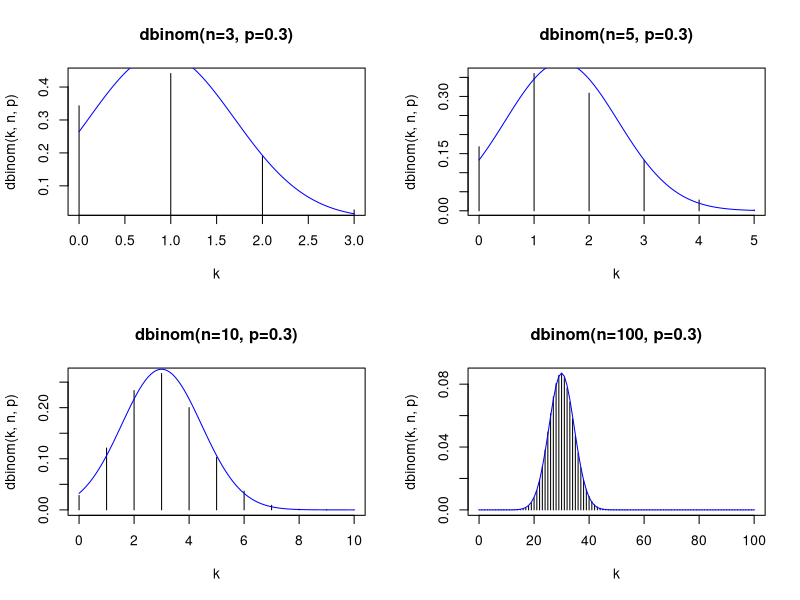

Reproduce this figure in R.
#!/usr/bin/env Rscript
op=par(mfrow=c(2,2))
n=3; p=0.3; k=seq(0,n)
plot(k, dbinom(k,n,p), type='h', main='dbinom(n=3, p=0.3)', xlab='k')
curve(dnorm(x,n*p,sqrt(n*p*(1-p))), add=T, col='blue')

n=5; p=0.3; k=seq(0,n)
plot(k, dbinom(k,n,p), type='h', main='dbinom(n=5, p=0.3)', xlab='k')
curve(dnorm(x,n*p,sqrt(n*p*(1-p))), add=T, col='blue')

n=10; p=0.3; k=seq(0,n)
plot(k, dbinom(k,n,p), type='h', main='dbinom(n=10, p=0.3)', xlab='k')
curve(dnorm(x,n*p,sqrt(n*p*(1-p))), add=T, col='blue')

n=100; p=0.3; k=seq(0,n)
plot(k, dbinom(k,n,p), type='h', main='dbinom(n=100, p=0.3)', xlab='k')
curve(dnorm(x,n*p,sqrt(n*p*(1-p))), add=T, col='blue')
